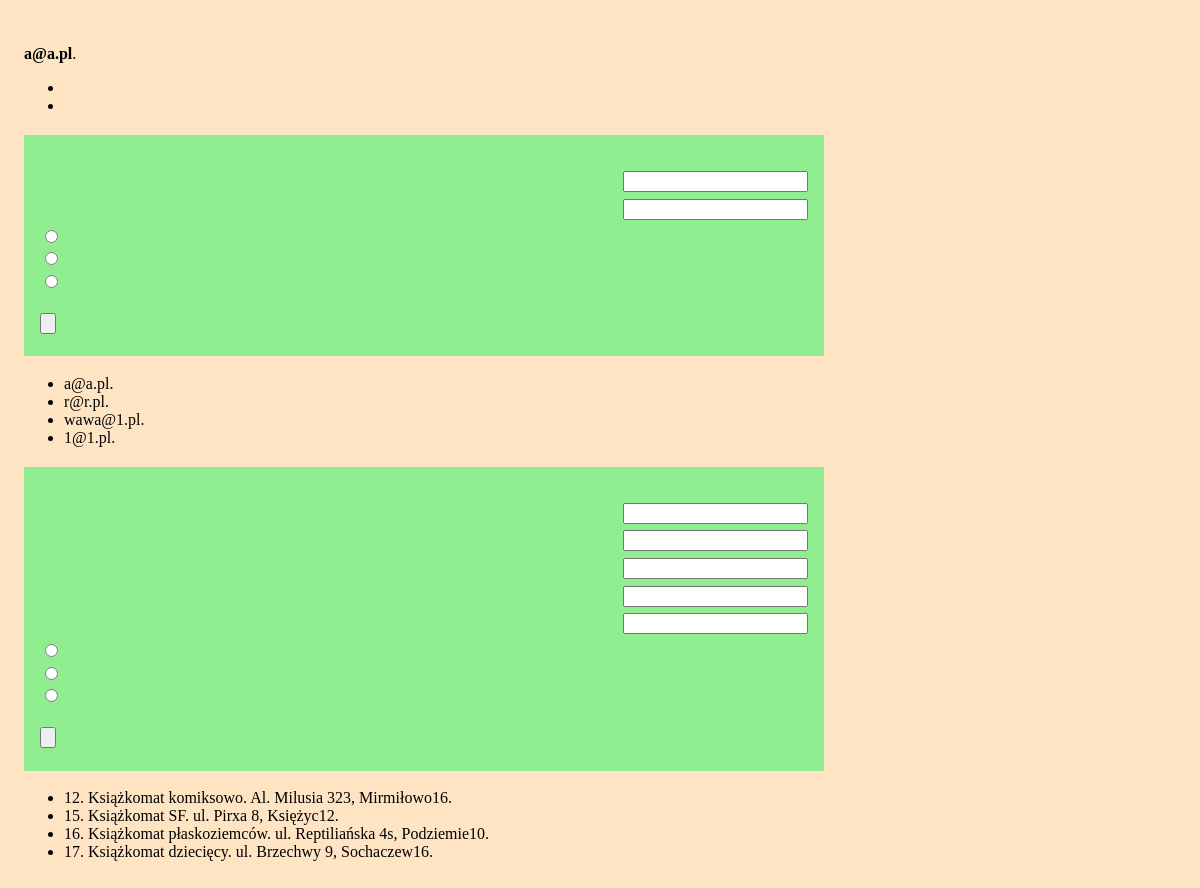
/admin.php (signed in), run on the app's committed database.
### tables this page shows
CREATE TABLE "librarian" (
    "librarian_id" INTEGER PRIMARY KEY AUTOINCREMENT NOT NULL,
    "librarian_name" text,
    "librarian_pass" TEXT,
    "librarian_level" INTEGER
);

CREATE TABLE "unit" (
    "unit_id" INTEGER PRIMARY KEY AUTOINCREMENT NOT NULL,
    "unit_name" TEXT,
    "unit_address" TEXT,
    "number_columns" INTEGER,
    "number_box" INTEGER
);

### admin.php (the view, shortened to what this page needs)
<?php
require 'config.php';
$db = new MyDB($dbfile);
$stm = $db->query("SELECT librarian_name FROM librarian");
while ($row = $stm->fetchArray(1)) {
    $librarian_name = $row['librarian_name'];
    $librarian = "<li>" . $librarian_name . ".</li>";
    $all_librarians .= $librarian;
}
$stm = $db->query("SELECT unit_id, unit_name, unit_address, number_box FROM unit");
while ($row = $stm->fetchArray(1)) {
    $unit_id = $row['unit_id'];
    $unit_name = $row['unit_name'];
    $unit_address = $row['unit_address'];
    $unit_size = $row['number_box'];
    $unit = "<li>" . $info['id'] . $unit_id . ". " . $unit_name . ". " . $unit_address . $info['lockers'] . $unit_size . ".</li>";
    $all_units .= $unit;
}
echo $page_head . "\n\t\t<title>" . $info['admin_title']; ?></title>
</head>
<body>
    <?php
    if (isset($_SESSION["name"])) {
    ?>
        <header class="page-header">
            <?php echo $info['admin_login_info'] . " <b>" . $_SESSION['name']; ?></b>.<br>
        </header>
        <nav>
            <ul>
                <li><?php echo $info['admin_logout']; ?></li>
                <li><?php echo $info['machine_page']; ?></li>
            </ul>
        </nav>
        <main role="main">
            <section>
                <div class="edycja">
                    <form name="admin_librarians" method="post" action="" class="">
                        <div class="flekser">
                            <label for="librarian_login"><?php echo $info['login_name']; ?></label> <input type="text" class="" id="id-librarian_login" name="librarian_login">
                        </div>
                        <div class="flekser">
                            <label for="librarian_pass"><?php echo $info['login_pass']; ?></label> <input type="password" class="" id="id-librarian_pass" name="librarian_pass">
                        </div>
                        <div>
                            <div>
                                <input type="radio" id="librarian_add" name="librarian" value="0"> <label for="librarian_add"><?php echo $info['add'] . " " . $info['account']; ?></label>
                            </div>
                            <div>
                                <input type="radio" id="librarian_remove" name="librarian" value="1"> <label for="librarian_remove"><?php echo $info['remove'] . " " . $info['account']; ?></label>
                            </div>
                            <div>
                                <input type="radio" id="librarian_update" name="librarian" value="2"> <label for="librarian_update"><?php echo $info['update'] . " " . $info['password']; ?></label>
                            </div>
                        </div><br>
                        <input type="submit" name="librarian_submit" value="<?php echo $info['send_button']; ?>">
                    </form>
                </div>
                <ul>
                    <?php echo $all_librarians; ?>
                </ul>
            </section>
            <section>
                <div class="edycja">
                    <form name="admin_machines" method="post" action="" class="">
                        <div class="flekser">
                            <input type="tekst" class="" id="id-machine_id" name="machine_id">
                        </div>
                        <div class="flekser">
                            <input type="tekst" class="" id="id-machine_name" name="machine_name">
                        </div>
                        <div class="flekser">
                            <input type="text" class="" id="id-machine_address" name="machine_address">
                        </div>
                        <div class="flekser">
                            <input type="number" class="" id="id-machine_size" name="machine_size">
                        </div>
                        <div class="flekser">
                            <input type="number" class="" id="id-machine_column" name="machine_column">
                        </div>
                        <div>
                            <div>
                                <input type="radio" id="machine_add" name="machine" value="0">
                            </div>
                            <div>
                                <input type="radio" id="machine_remove" name="machine" value="1">
                            </div>
                            <div>
                                <input type="radio" id="machine_update" name="machine" value="2">
                            </div>
                        </div><br>
                        <input type="submit" name="machine_submit" value="<?php echo $info['send_button']; ?>">
                    </form>
                </div>
                <ul>
                    <?php echo $all_units; ?>
                </ul>
            </section>
        </main>
    <?php
    } else {
        echo '<header class="page-header">
        <h1>' . $info['admin_message'] . '</h1>
        <h2><a href="login.php">' . $info["login_first"] . '</a></h2>
    </header>';
    }
    ?>
</body>
</html>

### style.css (style rules this page uses)
.flekser { display: flex; flex-direction: row; justify-content: space-between; align-items: center; }
.edycja { background: lightgreen; color: black; padding: 1em; margin-bottom: 1em; }
input { cursor: pointer; margin-bottom: .5em; }
body { padding: 1em; background-color: bisque; max-width: 800px; }

### data on the page
librarian: librarian_name "a@a.pl"
librarian: librarian_name "r@r.pl"
librarian: librarian_name "wawa@1.pl"
librarian: librarian_name "1@1.pl"
unit: unit_id "12", unit_name "Książkomat komiksowo", unit_address "Al. Milusia 323, Mirmiłowo", number_box "16"
unit: unit_id "15", unit_name "Książkomat SF", unit_address "ul. Pirxa 8, Księżyc", number_box "12"
unit: unit_id "16", unit_name "Książkomat płaskoziemców", unit_address "ul. Reptiliańska 4s, Podziemie", number_box "10"
unit: unit_id "17", unit_name "Książkomat dziecięcy", unit_address "ul. Brzechwy 9, Sochaczew", number_box "16"

### other printed values
$_SESSION['name'] "a@a.pl"
